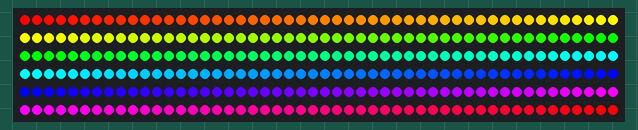
Recording of a sketch running on a simulated Arduino Uno, built with avr-gcc and run on an emulated ATmega328P. On the bench: 300 RGB LEDs in strip order, left to right, continuing on the next row.

Above: at 0.16 s.

The sketch:

LED_Strip.ino
```cpp
#include <Adafruit_NeoPixel.h>
#define PIN 13
#define NUMPIXELS 300
Adafruit_NeoPixel strip(NUMPIXELS, PIN, NEO_GRB + NEO_KHZ800);

void setup() {
  // put your setup code here, to run once:
  strip.begin();
}
void loop() {
  // rainbow();
  // farbe();
  // out();
  instant_rainbow();
}


void out() {
  bool out = 0;
  if (out = 1) {
    strip.clear();
    strip.show();
  }
}

void farbe() {
  bool blue_on = 0;
  bool green_on = 0;
  bool red_on = 0;
  bool white_on = 0;

  uint32_t blue = strip.Color(0, 0, 255);
  uint32_t green = strip.Color(0, 255, 0);
  uint32_t red = strip.Color(255, 0, 0);
  uint32_t white = strip.Color(255, 255, 255);


  if (blue_on == 1) {
    strip.fill((blue), 0, 300);
    strip.show();
    // blue_on = 0;
  } else if (green_on == 1) {
    strip.fill((green), 0, 300);
    strip.show();
    green_on = 0;
  } else if (red_on == 1) {
    strip.fill((red), 0, 300);
    strip.show();
    red_on = 0;
  } else if (white_on == 1) {
    strip.fill((white), 0, 300);
    strip.show();
    white_on = 0;
  }
}

void rainbow() {
  bool rainbow_on = 1;
  uint16_t number = 0;
  uint8_t green = 0;
  uint8_t red = 0;
  uint8_t blue = 255;
  unsigned long orange = 0xff8c00;
  int DelayTime = 10;
  for (; rainbow_on == 1;) {
    for (; number < 300; number++) {
      delay(DelayTime);
      if (blue > 0) {
        strip.setPixelColor(number, red, green, blue);
        blue -= 3;
        green += 3;
        strip.show();
      } else if (blue< 1, green> 150) {
        strip.setPixelColor(number, red, green, blue);
        green -= 2;
        strip.show();
      } else if (green< 150, green> 1, blue< 1, red > - 1) {
        strip.setPixelColor(number, red, green, blue);
        red++;
        green--;
        strip.show();
      } else {
        green = 0;
        strip.setPixelColor(number, red, green, blue);
        red++;
        strip.show();
      }
    }
  }
}


void instant_rainbow() {
  static uint16_t startHue = 0;  // Start mit Rot
  static uint8_t brightness = 255;

  for (int i = 0; i < strip.numPixels(); i++) {
    strip.setPixelColor(i, strip.ColorHSV(startHue + i * 65536L / strip.numPixels(), 255, brightness));
  }

  strip.show();

  // Erhöhe den Start-Hue-Wert für die nächste Iteration
  startHue++;

  // Füge eine kleine Verzögerung hinzu, um die Geschwindigkeit der Farbänderung zu steuern
  delay(20);
}
```
